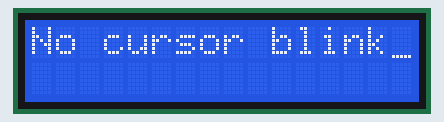
A sketch run on a simulated Arduino Uno, built with avr-gcc and run on an emulated ATmega328P. On the bench: 16×2 character LCD.

Above: at 0.1 s.
At 4.1 s:
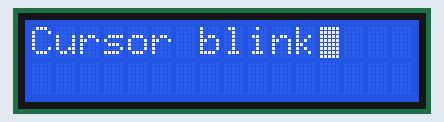

The sketch:

BlinkingCursor.ino
```cpp
#include <Wire.h>
#include <LiquidCrystal_I2C.h>

// Set the LCD address to 0x27 for a 16 chars and 2 line display
LiquidCrystal_I2C lcd(0x27, 16, 2);

void setup()
{
	// initialize the LCD
	lcd.begin();
}

void loop()
{
	bool blinking = true;
	lcd.cursor();

	while (1) {
		if (blinking) {
			lcd.clear();
			lcd.print("No cursor blink");
			lcd.noBlink();
			blinking = false;
		} else {
			lcd.clear();
			lcd.print("Cursor blink");
			lcd.blink();
			blinking = true;
		}
		delay(4000);
	}
}
```

Measured:
- what the display in image 1 shows lasts 4.0 s, from 4.1 s to 8.1 s
